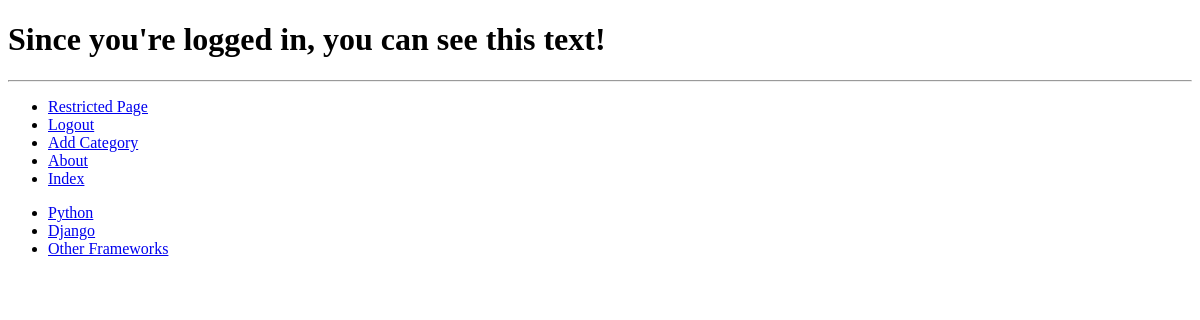
Before: /rango/restricted/ (signed in) with the older database file.
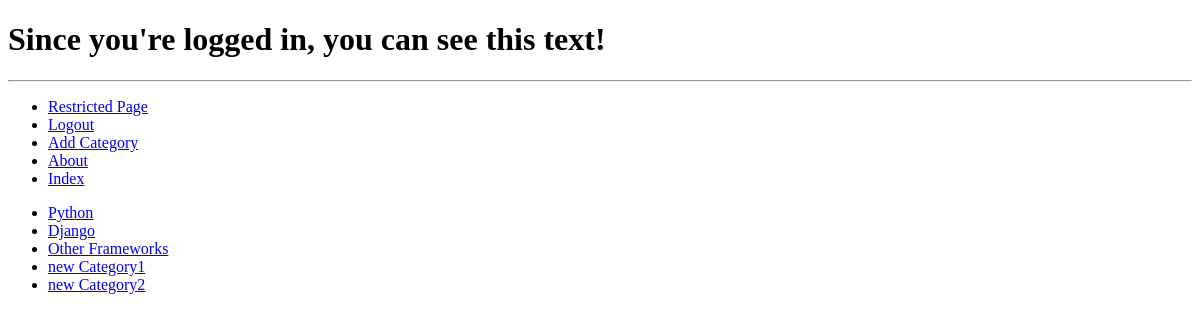
After: the same page with the newer database file.
### rango/models.py (models this page shows, shortened)
class Category(models.Model):
    name = models.CharField(max_length=128, unique=True)
    views = models.IntegerField(default=0)
    likes = models.IntegerField(default=0)
    slug = models.SlugField(blank=True)
    class Meta:
        verbose_name_plural = 'Categories'

### rango/views.py (the view)
@login_required
def restricted(request):
    return render(request, 'rango/restricted.html')

### rango/templatetags/rango_template_tags.py (called while the page is built)
@register.inclusion_tag('rango/cats.html')
def get_category_list(cat=None):
    return {'cats': Category.objects.all(),
            'act_cat': cat}

### templates/rango/restricted.html (shortened to what this page needs)
 {% extends 'rango/base.html' %}
  {% block body_block %}
	<h1>Since you're logged in, you can see this text!</h1>
 {% endblock %}

### templates/rango/cats.html
 <ul>
 {% if cats %}
{% for c in cats %}
    {% if c == act_cat %}
        <li>
        <strong>
              <a href="{% url 'show_category' c.slug %}">{{ c.name }}</a>
        </strong>
        </li>
    {% else  %}
        <li>
            <a href="{% url 'show_category' c.slug %}">{{ c.name }}</a>
        </li>
    {% endif %}
{% endfor %}
 {% else %}
     <li><strong>There are no categories present.</strong></li>
 {% endif %}
 </ul>

Changed rows visible on the page:
added Category: name "new Category1"
added Category: name "new Category2"
